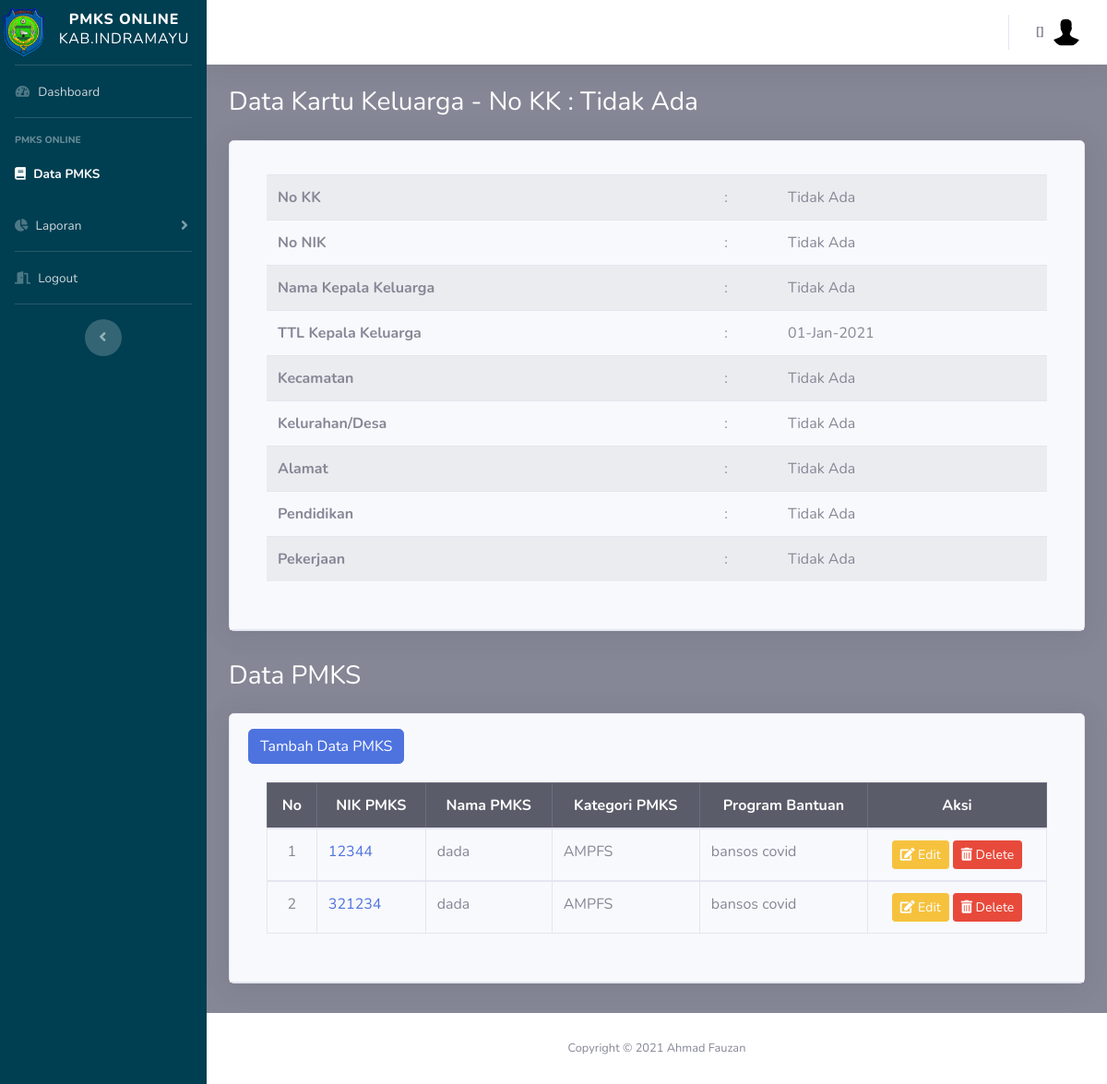
/pegawai/kk_detail.php?id=21, run on the app's committed database.
### tables this page shows
CREATE TABLE `kk` (
  `id_kk` int(11) NOT NULL,
  `id_kec` int(11) NOT NULL,
  `id_desa` int(11) NOT NULL,
  `no_kk` varchar(50) NOT NULL,
  `nik_kpl` varchar(50) NOT NULL,
  `nm_kpl` varchar(50) NOT NULL,
  `tgl_lhr_kpl` date NOT NULL,
  `alamat_kpl` varchar(100) NOT NULL,
  `pekerjaan_kpl` varchar(50) NOT NULL,
  `pendidikan_kpl` varchar(50) NOT NULL,
  `status` tinyint(1) NOT NULL DEFAULT '0',
  `is_delete` int(11) NOT NULL,
  `row_edit` int(11) NOT NULL,
  `creator` int(11) NOT NULL,
  `time_input` datetime NOT NULL DEFAULT CURRENT_TIMESTAMP
);

CREATE TABLE `kecamatan` (
  `id_kec` int(11) NOT NULL,
  `nm_kec` varchar(20) NOT NULL,
  `is_delete` int(11) NOT NULL,
  `row_edit` int(11) NOT NULL,
  `creator` int(11) NOT NULL,
  `time_input` datetime NOT NULL DEFAULT CURRENT_TIMESTAMP
);

CREATE TABLE `desa` (
  `id_desa` int(10) NOT NULL,
  `nm_desa` varchar(25) NOT NULL,
  `id_kec` int(11) NOT NULL,
  `is_delete` int(11) NOT NULL,
  `row_edit` int(11) NOT NULL,
  `creator` int(11) NOT NULL,
  `time_input` datetime NOT NULL DEFAULT CURRENT_TIMESTAMP
);

CREATE TABLE `pmks` (
  `id_pmks` int(11) NOT NULL,
  `id_kk` int(11) NOT NULL,
  `id_kec` int(11) NOT NULL,
  `id_desa` int(11) NOT NULL,
  `id_kat_pmks` int(11) NOT NULL,
  `id_program` int(11) NOT NULL,
  `hsl_survei` varchar(50) NOT NULL,
  `nik_pmks` varchar(50) NOT NULL,
  `nm_pmks` varchar(50) NOT NULL,
  `tgl_lhr_pmks` date NOT NULL,
  `hubungan` varchar(25) NOT NULL,
  `jns_klm_pmks` varchar(25) NOT NULL,
  `nm_ibu_pmks` varchar(50) NOT NULL,
  `pendidikan_pmks` varchar(50) NOT NULL,
  `is_delete` int(11) NOT NULL,
  `row_edit` int(11) NOT NULL,
  `creator` int(11) NOT NULL,
  `time_input` datetime NOT NULL DEFAULT CURRENT_TIMESTAMP
);

CREATE TABLE `kat_pmks` (
  `id_kat_pmks` int(10) NOT NULL,
  `nm_kat` varchar(25) NOT NULL,
  `is_delete` int(11) NOT NULL,
  `row_edit` int(11) NOT NULL,
  `creator` int(11) NOT NULL,
  `time_input` datetime NOT NULL DEFAULT CURRENT_TIMESTAMP
);

CREATE TABLE `program_bantuan` (
  `id_program` int(10) NOT NULL,
  `nm_program` varchar(25) NOT NULL,
  `is_delete` int(11) NOT NULL,
  `row_edit` int(11) NOT NULL,
  `creator` int(11) NOT NULL,
  `time_input` datetime NOT NULL DEFAULT CURRENT_TIMESTAMP
);

### config.php (called while the page is built, shortened)
<?php
	$database = 'pmks';
?>

### functions.php (called while the page is built, shortened)
<?php
function query($query)
{
	include('config.php');
	$result = mysqli_query($koneksi, $query);
	$rows = [];
	while ($row = mysqli_fetch_assoc($result)) {
		$rows[] = $row;
	}
	return $rows;
}

### pegawai/kk_detail.php (the view, shortened to what this page needs)
<?php
  include('templetes/sidebar.php');
  include('templetes/topbar.php');
  require_once "../functions.php";
  $id=$_GET['id'];
  $kk=query("SELECT * FROM kk where id_kk='$id'")[0];
  $kk2=query("SELECT a.*, b.*,c.* FROM kk a
               INNER JOIN kecamatan b USING (id_kec)
               INNER JOIN desa c USING (id_desa)
               WHERE a.id_kk = $id AND a.is_delete = 1 ");
?>
        <div class="container-fluid">
          <h1 class="h3 mb-4 text-judul">Data Kartu Keluarga - No KK : <?=$kk['no_kk'] ?></h1>
          <div class="card shadow mb-2">
            <div class="card-header py-3">
              <div class="card-body">
                <div class="table-responsive">
                <table class="table table-striped">
                  <tbody>
                    <?php foreach ($kk2 as $row):?>
                    <tr>
                      <th scope="row">No KK</th>
                      <td>:</td>
                      <td class="text-left"><?=$row['no_kk'] ?></td>
                    </tr>
                    <tr>
                      <th scope="row">No NIK</th>
                      <td>:</td>
                      <td class="text-left"><?=$row['nik_kpl'] ?></td>
                    </tr>
                    <tr>
                      <th scope="row">Nama Kepala Keluarga</th>
                      <td>:</td>
                      <td class="text-left"><?=$row['nm_kpl'] ?></td>
                    </tr>
                    <tr>
                      <th scope="row">TTL Kepala Keluarga</th>
                      <td>:</td>
                      <td class="text-left"><?=date('d-M-Y', strtotime($row['tgl_lhr_kpl'])) ?></td>
                    </tr>
                    <tr>
                      <th scope="row">Kecamatan</th>
                      <td>:</td>
                      <td class="text-left"><?=$row['nm_kec'] ?></td>
                    </tr>
                    <tr>
                      <th scope="row">Kelurahan/Desa</th>
                      <td>:</td>
                      <td class="text-left"><?=$row['nm_desa'] ?></td>
                    </tr>
                    <tr>
                      <th scope="row">Alamat</th>
                      <td>:</td>
                      <td class="text-left"><?=$row['alamat_kpl'] ?></td>
                    </tr>
                    <tr>
                      <th scope="row">Pendidikan</th>
                      <td>:</td>
                      <td class="text-left"><?=$row['pendidikan_kpl'] ?></td>
                    </tr>
                    <tr>
                      <th scope="row">Pekerjaan</th>
                      <td>:</td>
                      <td class="text-left"><?=$row['pekerjaan_kpl'] ?></td>
                    </tr>
                    <?php endforeach; ?>
                  </tbody>
                </table>
              </div>
            </div>
            </div>
          </div>
          <?php
          $jml_DataHalaman = 5;
          $jml_responden = count(query("SELECT a.*, b.*,c.*,d.*,e.*,f.id_kk,f.no_kk FROM pmks a
                             INNER JOIN kecamatan b USING (id_kec)
                             INNER JOIN desa c USING (id_desa)
                             INNER JOIN kat_pmks d USING (id_kat_pmks)
                             INNER JOIN program_bantuan e USING (id_program)
                             INNER JOIN kk f USING (id_kk)
                             WHERE a.id_kk = $id AND a.is_delete = 1"));
          $pageAktif = (isset($_GET["page"]) ) ? $_GET["page"] : 1;
          $awaldata = ( $jml_DataHalaman * $pageAktif ) - $jml_DataHalaman;
          $pmks=query("SELECT a.*, b.*,c.*,d.*,e.*,f.id_kk,f.no_kk FROM pmks a
                             INNER JOIN kecamatan b USING (id_kec)
                             INNER JOIN desa c USING (id_desa)
                             INNER JOIN kat_pmks d USING (id_kat_pmks)
                             INNER JOIN program_bantuan e USING (id_program)
                             INNER JOIN kk f USING (id_kk)
                             WHERE a.id_kk = $id AND a.is_delete = 1 "); ?>
          <h1 class="h3 mb-4 text-judul">Data PMKS</h1>
          <div class="card shadow mb-2">
            <div class="card-header py-3">
              <button type="button" class="btn btn-primary" data-toggle="modal" data-target="#modalPmks">
                    Tambah Data PMKS
              </button>
              <div class="card-body">
                <div class="table-responsive">
                <table class="table table-bordered" width="100%" cellspacing="0">
                  <thead class="table-dark">
                    <tr>
                      <th class="text-center">No</th>
                      <th class="text-center">NIK PMKS</th>
                      <th class="text-center">Nama PMKS</th>
                      <th class="text-center">Kategori PMKS</th>
                      <th class="text-center">Program Bantuan</th>
                      <th class="text-center">Aksi</th>
                    </tr>
                  </thead>
                  <?php $i=$awaldata+1; ?>
                  <?php foreach ($pmks as $row1):?>
                    <tbody>
                      <tr>
                        <td class="text-center"><?=$i;?></td>
                        <td class="text-left"><a class="text-dark2"
                                href="pmks_detail.php?id=<?=$row1['id_pmks'] ?>">
                                <?=$row1['nik_pmks']; ?></a></td>
                        <td class="text-left"><?=$row1['nm_pmks'];?></td>
                        <td class="text-left"><?=$row1['nm_kat'];?></td>
                        <td class="text-left"><?=$row1['nm_program'];?></td>
                        <td class="text-center">
                          <form method="POST">
                             <button type="button" id="edit_pmks" name="edit_pmks" class="btn btn-warning btn-sm" data-toggle="modal" data-target="#modalEditPmks<?= $row1['id_pmks']; ?>">
                            <i class="fas fa-edit"></i> Edit</button>
                            <button type="submit" name="hapus_pmks" class="btn btn-danger btn-sm" onclick="return confirm('yakin hapus <?=$row1['nm_pmks'] ?>?');">
                            <i class="fas fa-trash-alt"></i> Delete</button>
                          </form>
                        </td>
                      </tr>
                      <?php $i++;?>
                    <?php endforeach; ?>
                  </tbody>
                </table>
                </div>
              </div>
          </div>
        </div>
      </div>
      <br>
      <?php include('templetes/footer.php');?>

### pegawai/templetes/sidebar.php (style rules this page uses)
.text-judul { color: #ffffff; }

### data on the page
kk: no_kk "Tidak Ada", nik_kpl "Tidak Ada", nm_kpl "Tidak Ada", tgl_lhr_kpl "01-Jan-2021", id_kec.nm_kec "Tidak Ada", id_desa.nm_desa "Tidak Ada", alamat_kpl "Tidak Ada", pendidikan_kpl "Tidak Ada", pekerjaan_kpl "Tidak Ada"
pmks: nik_pmks "12344", nm_pmks "dada", id_kat_pmks.nm_kat "AMPFS", id_program.nm_program "bansos covid"
pmks: nik_pmks "321234", nm_pmks "dada", id_kat_pmks.nm_kat "AMPFS", id_program.nm_program "bansos covid"
